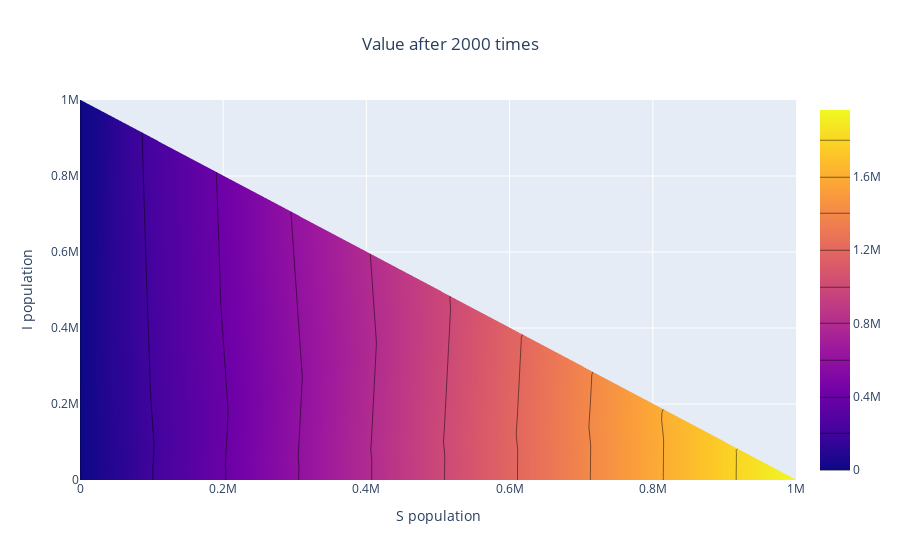

This figure's notebook cell:
### Code cell
fig = go.Figure(data =
    go.Contour(
        z=-vf,
        x=S,
        y=I,
        contours_coloring='heatmap'
    ))

fig.update_layout(
    title ={
        'text': "Value after 2000 times",
        'x': 0.5,
        'xanchor': 'center',
        },
    xaxis_title = "S population",
    yaxis_title = "I population",
)

fig.show()
